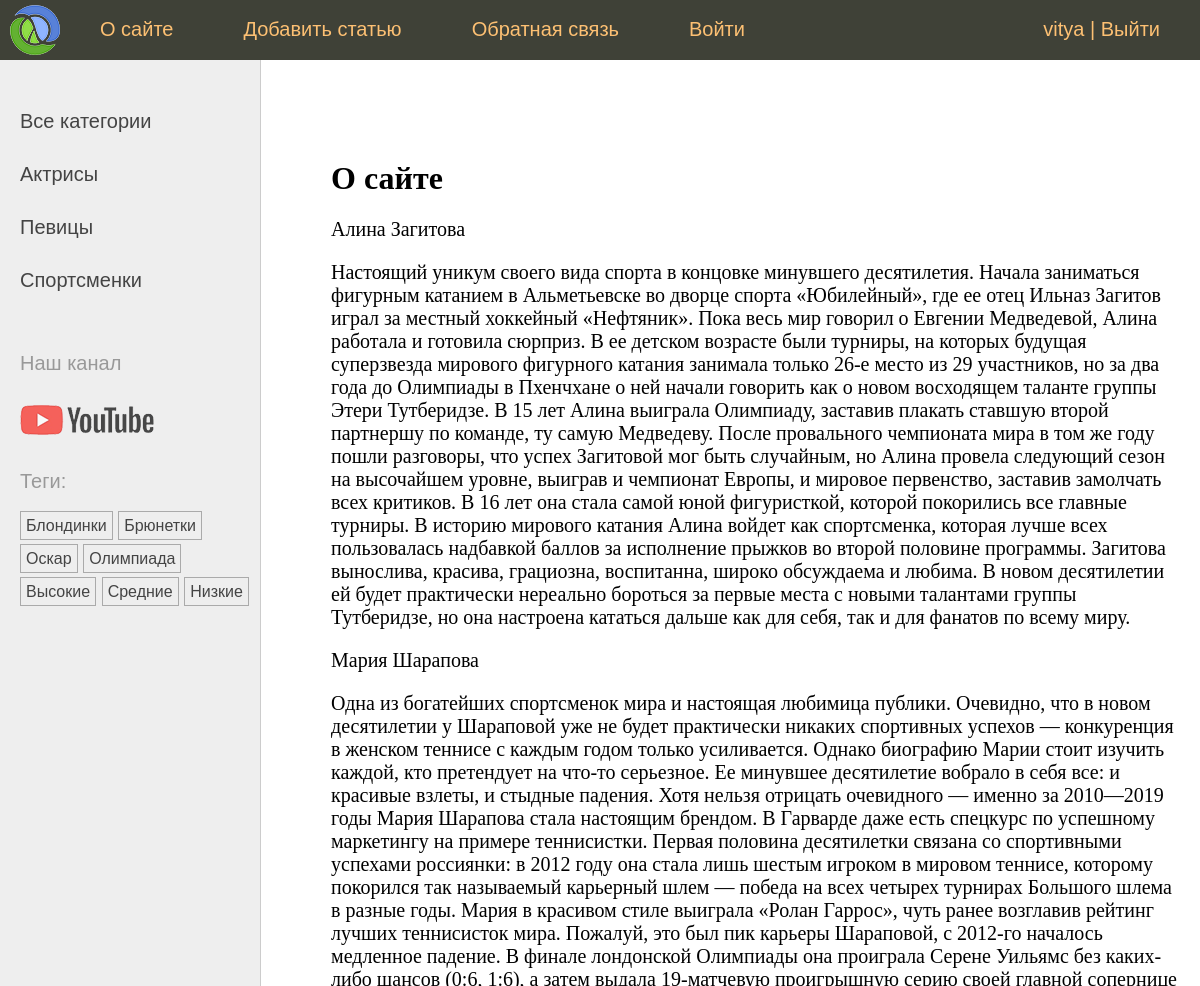
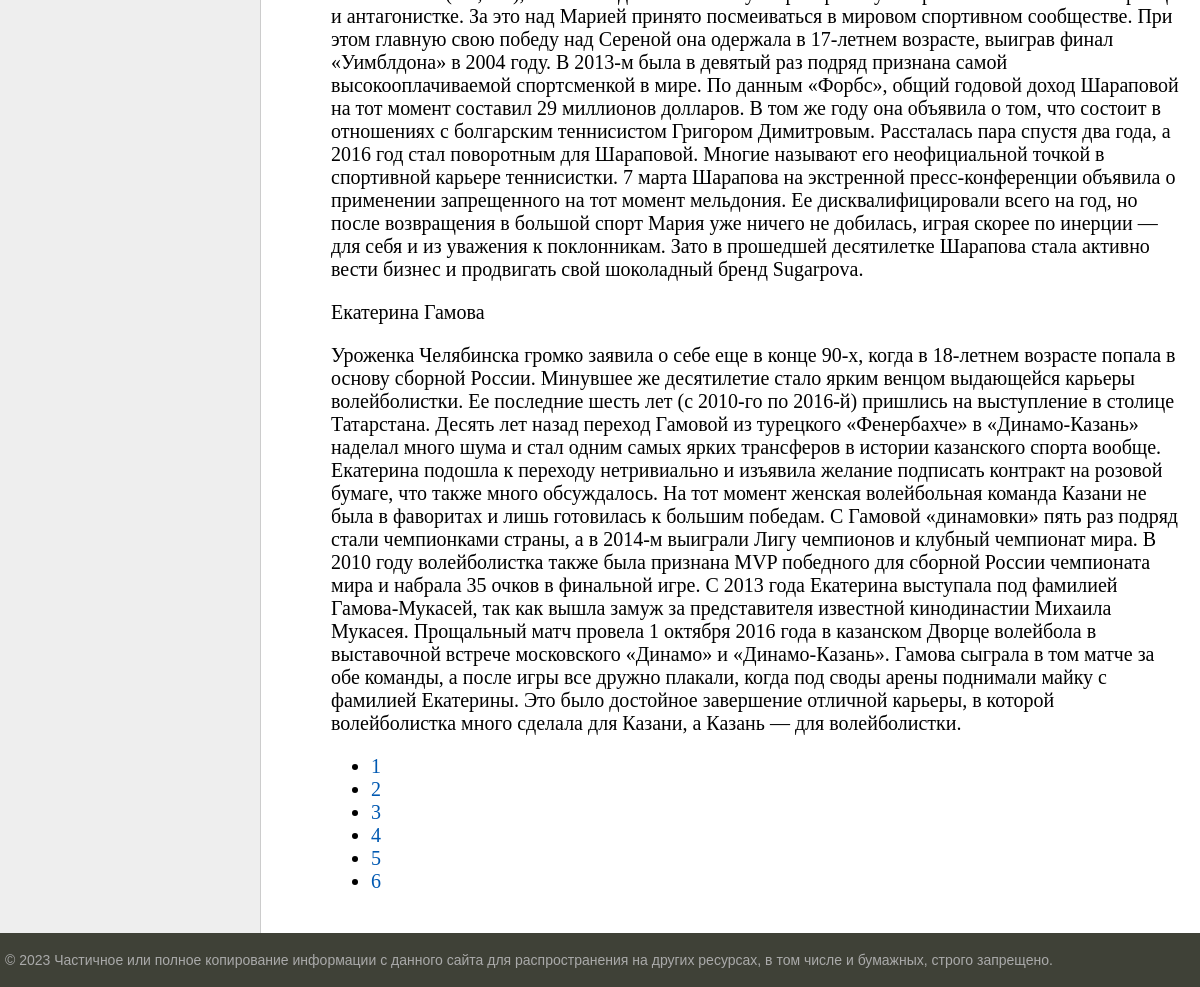
The page /about/ (signed in) on the database its author committed (2 pictures, top to bottom).
### users/models.py (models this page shows)
class User(AbstractUser):
    photo = models.ImageField(upload_to='photos/%Y/%m/%d',blank=True, null=True, verbose_name='Фото')
    date_birth = models.DateField(blank=True, null=True, verbose_name='Дата рождения')
    class Meta:
        db_table = 'auth_user'

### women_app/models.py (models this page shows, shortened)
class Category(models.Model):
    name = models.CharField(max_length=100, db_index=True)
    slug = models.SlugField(max_length=255, unique=True, db_index=True)
    def get_absolute_url(self):
        return reverse('categories', kwargs={'cat_slug' : self.slug})
    class Meta:
        verbose_name = 'Категории'
        verbose_name_plural = 'Категории'

class TagPost(models.Model):
    tag = models.CharField(max_length=100, db_index=True)
    slug = models.SlugField(max_length=255, unique=True, db_index=True)
    def get_absolute_url(self):
        return reverse('tag', kwargs={'tag_slug' : self.slug})

class Women(models.Model):
    class Status(models.IntegerChoices):
        DRAFT = (0, 'Черновик')
        PUBLISHED = (1, 'Опубликовано')
    title = models.CharField(max_length=255, verbose_name='Заголовок')
    content = models.TextField(blank=True, verbose_name='Контент')
    time_create = models.DateTimeField(auto_now_add=True, verbose_name='Время создания')
    time_update = models.DateTimeField(auto_now=True)
    photo = models.ImageField(upload_to='photos/%Y/%m/%d',blank=True, null=True, default=None, verbose_name='Фото')
    is_published = models.BooleanField(choices=tuple(map(lambda x: (bool(x[0]), x[1]), Status.choices)), default=Status.DRAFT, verbose_name='Статус')
    slug = models.SlugField(max_length=255, unique=True, db_index=True, blank=True)
    cat = models.ForeignKey('Category', on_delete=models.PROTECT, related_name='posts', verbose_name='Категории')
    tags = models.ManyToManyField('TagPost', blank=True, related_name='tags')
    husband = models.OneToOneField('Husband', on_delete=models.SET_NULL, related_name='wuman', null=True)
    published = PublishedManager()
    objects = models.Manager()
    author = models.ForeignKey(get_user_model(), null=True, default=None, on_delete=models.SET_NULL, related_name='posts', verbose_name='Автор')
    class Meta:
        verbose_name = 'Известные женщины'
        verbose_name_plural = 'Известные женщины'
        ordering = ['-time_create']

### women_app/views.py (the view)
# urls.py: path('about/', views.about, name='about'), #http://127.0.0.1:8000/about/
@login_required()
def about(request):
    post = Women.published.all()
    paginator = Paginator(post, 3)
    page_number = request.GET.get('page')
    page = paginator.get_page(page_number)
    data = {
        'menu': menu,
        'title': 'О сайте',
        'page': page
            }
    return render(request, 'women_app/about.html', context = data)

### women_app/context_processors.py (called while the page is built)
def get_custom_context(request):
    menu = [{'title': 'О сайте', 'url_name': 'about'},
        {'title': 'Добавить статью', 'url_name': 'add_page'},
        {'title': 'Обратная связь', 'url_name': 'contact'},
        ]
    return {'menu': menu}

### women_app/models.py (called while the page is built)
    def get_queryset(self) -> models.QuerySet:
        return super().get_queryset().filter(is_published = Women.Status.PUBLISHED)

### women_app/templatetags/women_tags.py (called while the page is built)
@register.inclusion_tag('women_app/list_categories.html')
def show_categories(cat_selected = 0):
    categories = Category.objects.all()
    return {'categories' : categories, 'cat_selected' : cat_selected}

@register.inclusion_tag('women_app/list_tags.html')
def show_all_tags():
    return {'tags' :TagPost.objects.all()}

### women_app/templates/women_app/about.html
{% extends 'base.html' %}
{% block content %}
<h1>{{title}}</h1>
{% for p in page %}
<p>{{ p.title }}</p>
<p>{{ p.content }}</p>
{% endfor %}
<nav>
    <ul>
        {% for p in page.paginator.page_range %}
        <li>
            <a href="?page={{ p }}"> {{ p }} </a>
        </li>
        {% endfor %}
    </ul>
</nav>
{% endblock %}

### templates/base.html (shortened to what this page needs)
{% load static %}
{% load women_tags %}
<!DOCTYPE html>
<html>
<head>
	<link type="text/css" href="{% static 'women/css/styles.css' %}" rel="stylesheet" />
</head>
<body>
<table class="table-page" border=0 cellpadding="0" cellspacing="0">
<tr><td valign=top>
{% block mainmenu %}
		<div class="header">
			<ul id="mainmenu" class="mainmenu">
			<li class="logo"><a href="{% url 'home' %}"><div class="logo"></div></a></li>
{% for m in menu %}
				<li><a href="{% url m.url_name %}">{{ m.title }}</a></li>
{% endfor %}
<li class="last">
	{% if user.is_authenticated %}
	<a href="{% url 'users:profile'%}">{{ user.username }}</a> | <a href="{% url 'users:logout' %}" onclick="event.preventDefault(); document.getElementById('logout-form').submit();">Выйти</a>
	{% else %}
	<a href="{% url 'users:login' %}">Войти</a> | <a href='{% url "users:register" %}'>Регистрация</a>
	{% endif %}
</li>
			</ul>
		</div>
{% endblock mainmenu %}
<table class="table-content" border=0 cellpadding="0" cellspacing="0">
<tr>
	<td valign="top" class="left-chapters">
	<ul id="leftchapters">
		{% if cat_selected == 0 %}
		<li class="selected">Все категории</li>
		{% else %}
		<li><a href="{% url 'home' %}">Все категории</a></li>
		{% endif %}
		{% show_categories cat_selected %}
		<li class="share">
		<p>Наш канал</p>
		<a class="share-yt" href="https://www.youtube.com/channel/UClJzWfGWuGJL2t-3dYKcHTA/playlists" target="_blank" rel="nofollow"></a>
		</li>
		<li>{% show_all_tags %}</li>
	</ul>
</td>
<td valign="top" class="content">
	<div class="content-text">
{% block content %}
{% endblock %}
	</div>
</td></tr></table>
</td></tr>
<tr><td valign=top>
	<div id="footer">
		<p>&copy; 2023 Частичное или полное копирование информации с данного сайта для распространения на других ресурсах, в том числе и бумажных, строго запрещено.</p>
	</div>
</td></tr></table>
</body>
</html>

### women_app/templates/women_app/list_categories.html
{% for cat in categories %}
{% if cat_selected == cat.id %}
<li class ='selected'> {{cat.name}}</li>
{% else %}
<li><a href="{{cat.get_absolute_url}}"> {{cat.name}}</a></li>
{% endif %}
{% endfor %}

### women_app/templates/women_app/list_tags.html
{% if tags %}
<p>Теги:</p>
<ul class="tags-list">
    {% for t in tags %}
    <li><a href="{{t.get_absolute_url}}">{{t.tag}}</a></li>
    {% endfor %}
</ul>
{% endif %}

### women_app/static/women/css/styles.css (style rules this page uses)
html, body { font-family: 'Arial'; margin: 0; padding: 0; height: 100%; width: 100%; color: #444; }
a { color: #0059b2; text-decoration: none; }
.table-page { width: 100%; height: 100%; vertical-align: top; }
.table-page tr { height: 100%; }
.header { background: #3F4137; height: 60px; }
.logo { background: url('../images/logo.png') no-repeat 10px 5px; width: 70px; height: 60px; }
ul.mainmenu { list-style: none; margin: 0; padding: 0; height: 60px; color: #fdc073; font-size: 20px; overflow: hidden; }
ul.mainmenu li { float: left; margin: 18px 40px 0 30px; }
ul.mainmenu li.logo { margin: 0; }
ul.mainmenu li.last { float: right; }
ul.mainmenu li a { color: #fdc073; text-decoration: none; }
.table-content { width: 100%; min-height: 100%; height: 100%; }
.left-chapters { margin: 0; background: #eee; border-right: 1px solid #ccc; }
.left-chapters ul { width: 230px; margin: 0; padding: 20px 10px 10px 20px; list-style: none; font-size: 20px; }
.left-chapters ul li { margin: 30px 0 0 0; color: #999; }
.left-chapters ul li a { color: #444; text-decoration: none; }
.left-chapters ul li.share { margin: 60px 0 0 0; }
.left-chapters ul li.share p { margin: 30px 0 30px 0; }
.left-chapters ul li.share a { display: inline-block; width: 40px; height: 40px; margin: 0 20px 0 0; }
.left-chapters ul li.share a.share-yt { width: 100%; height: 30px; background: url('../images/share_yt.png') no-repeat 0 0 }
ul.tags-list { width: 100%; margin: 0; padding: 0; list-style: none; }
ul.tags-list li { margin: 0; padding: 0 0 10px; display: inline-block; }
ul.tags-list li a { padding: 5px; font-size: 16px; border: 1px solid #aaa; }
.content { padding: 40px 20px 20px 40px; width: 100%; box-sizing: border-box; }
.content-text { margin: 60px 0 0 30px; color: #000; font-size: 20px; font-family: Yandex Sans Display Light; }
.content-text h1 { font-size: 32px; }
#footer { box-sizing: border-box; background: #3F4137; padding: 5px; color: #aaa; font-size: 14px; font-family: Verdana, Geneva, Arial, Helvetica; text-align: left; overflow: hidden; }

### rows shown on the page
Category: name "Актрисы"
Category: name "Певицы"
Category: name "Спортсменки"
TagPost: tag "Блондинки"
TagPost: tag "Брюнетки"
TagPost: tag "Оскар"
TagPost: tag "Олимпиада"
TagPost: tag "Высокие"
TagPost: tag "Средние"
TagPost: tag "Низкие"
Women: title "Алина Загитова", content "Настоящий уникум своего вида спорта в концовке минувшего десятилетия. Начала заниматься фигурным катанием в Альметьевске во дворце спорта «Юбилейный», где ее отец Ильназ Загитов играл за местный хоккейный «Нефтяник». Пока весь мир говорил о Евгении Медведевой, Алина работала и готовила сюрприз. В ее детском возрасте были турниры, на которых будущая суперзвезда мирового фигурного катания занимала только 26-е место из 29 участников, но за два года до Олимпиады в Пхенчхане о ней начали говорить как о новом восходящем таланте группы Этери Тутберидзе. В 15 лет Алина выиграла Олимпиаду, заставив плакать ставшую второй партнершу по команде, ту самую Медведеву. После провального чемпионата мира в…"
Women: title "Мария Шарапова", content "Одна из богатейших спортсменок мира и настоящая любимица публики. Очевидно, что в новом десятилетии у Шараповой уже не будет практически никаких спортивных успехов — конкуренция в женском теннисе с каждым годом только усиливается. Однако биографию Марии стоит изучить каждой, кто претендует на что-то серьезное. Ее минувшее десятилетие вобрало в себя все: и красивые взлеты, и стыдные падения. Хотя нельзя отрицать очевидного — именно за 2010—2019 годы Мария Шарапова стала настоящим брендом. В Гарварде даже есть спецкурс по успешному маркетингу на примере теннисистки. Первая половина десятилетки связана со спортивными успехами россиянки: в 2012 году она стала лишь шестым игроком в мировом…"
Women: title "Екатерина Гамова", content "Уроженка Челябинска громко заявила о себе еще в конце 90-х, когда в 18-летнем возрасте попала в основу сборной России. Минувшее же десятилетие стало ярким венцом выдающейся карьеры волейболистки. Ее последние шесть лет (с 2010-го по 2016-й) пришлись на выступление в столице Татарстана. Десять лет назад переход Гамовой из турецкого «Фенербахче» в «Динамо-Казань» наделал много шума и стал одним самых ярких трансферов в истории казанского спорта вообще. Екатерина подошла к переходу нетривиально и изъявила желание подписать контракт на розовой бумаге, что также много обсуждалось. На тот момент женская волейбольная команда Казани не была в фаворитах и лишь готовилась к большим победам. С Гамовой…"

### other values the page prints
{{ m.title }} "О сайте" "Добавить статью" "Обратная связь" "Войти"
{{ user.username }} "vitya"
{{ title }} "О сайте"
{{ p }} "1" "2" "3" "4" "5" "6"
